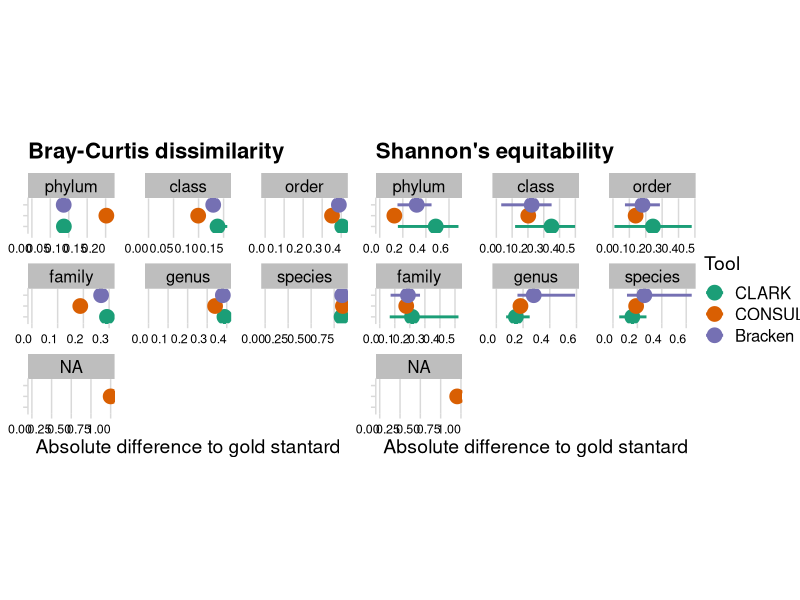

Generate this figure with R: (Note: this script raises an error after producing the figure.)
require(ggplot2)
require(readr)
require(cowplot)
require(dplyr)

theme_set(theme_minimal_vgrid(font_size = 7.5))

pm <- read_tsv("../results/all_tools-profiling_evaluation-CAMI1_all-alternative_postp.tsv")
pm <- pm %>% filter(metric == "Bray-Curtis distance" | metric == "Shannon equitability")
pm <- pm %>%
  group_by(sample, metric) %>%
  mutate(dvalue = abs(value - value[tool == "Gold standard"]))
pm <- pm %>% filter(rank != "superkingdom")
pm <- pm %>% filter(tool != "Gold standard")
pm$rank <- factor(
  pm$rank,
  levels = c("phylum", "class", "order", "family", "genus", "species")
)
pm$tool <- factor(
  pm$tool,
  levels = c("CLARK", "CONSULT-II", "Bracken")
)
pm <- pm %>%
  group_by(rank, tool, metric) %>%
  summarise(lower = min(dvalue), upper = max(dvalue), p = mean(dvalue))

bc_plot <- ggplot(pm %>% filter(metric == "Bray-Curtis distance"), mapping = aes(x = p, y = tool, color = tool)) +
  geom_pointrange(size = 1, linewidth = 1, mapping = aes(xmin = lower, xmax = upper)) +
  facet_wrap(vars(rank), scales = "free_x") +
  xlim(0, NA) +
  theme_minimal_vgrid() +
  labs(title = "Bray-Curtis dissimilarity", color = "Tool", y = "", x = "Absolute difference to gold stantard") +
  scale_colour_brewer(palette = "Dark2") +
  theme(strip.background = element_rect(fill = "gray")) +
  theme(axis.text.y = element_blank(), axis.text.x = element_text(vjust = 0.5, hjust = 1, size=9)) +
  theme(aspect.ratio = 0.4, panel.spacing.x = unit(1.5, "lines")) +
  theme(plot.margin = unit(c(0, 0, 0, 0), "cm"))

se_plot <- ggplot(pm %>% filter(metric == "Shannon equitability"), mapping = aes(x = p, y = tool, color = tool)) +
  geom_pointrange(size = 1, linewidth = 1, mapping = aes(xmin = lower, xmax = upper)) +
  facet_wrap(vars(rank), scales = "free_x") +
  xlim(0, NA) +
  theme_minimal_vgrid() +
  labs(title = "Shannon's equitability", color = "Tool", y = "", x = "Absolute difference to gold stantard") +
  scale_colour_brewer(palette = "Dark2") +
  theme(strip.background = element_rect(fill = "gray")) +
  theme(axis.text.y = element_blank(), axis.text.x = element_text(vjust = 0.5, hjust = 1, size=9)) +
  theme(aspect.ratio = 0.4, panel.spacing.x = unit(1.5, "lines")) +
  theme(plot.margin = unit(c(0, 0, 0, 0), "mm"))

prow <- plot_grid(
  bc_plot + theme(legend.position = "none"),
  se_plot + theme(legend.position = "none"),
  ncol = 2,
  rel_heights = c(1, 1),
  vjust = 5,
  hjust = 5
)
legend <- get_legend(
  # create some space to the left of the legend
  se_plot + theme(legend.box.margin = margin(0, 0, 0, 12))
)
plot_grid(prow, legend, rel_widths = c(3, .45))

ggsave2("../figures/profiling_tool_comparison.pdf")
